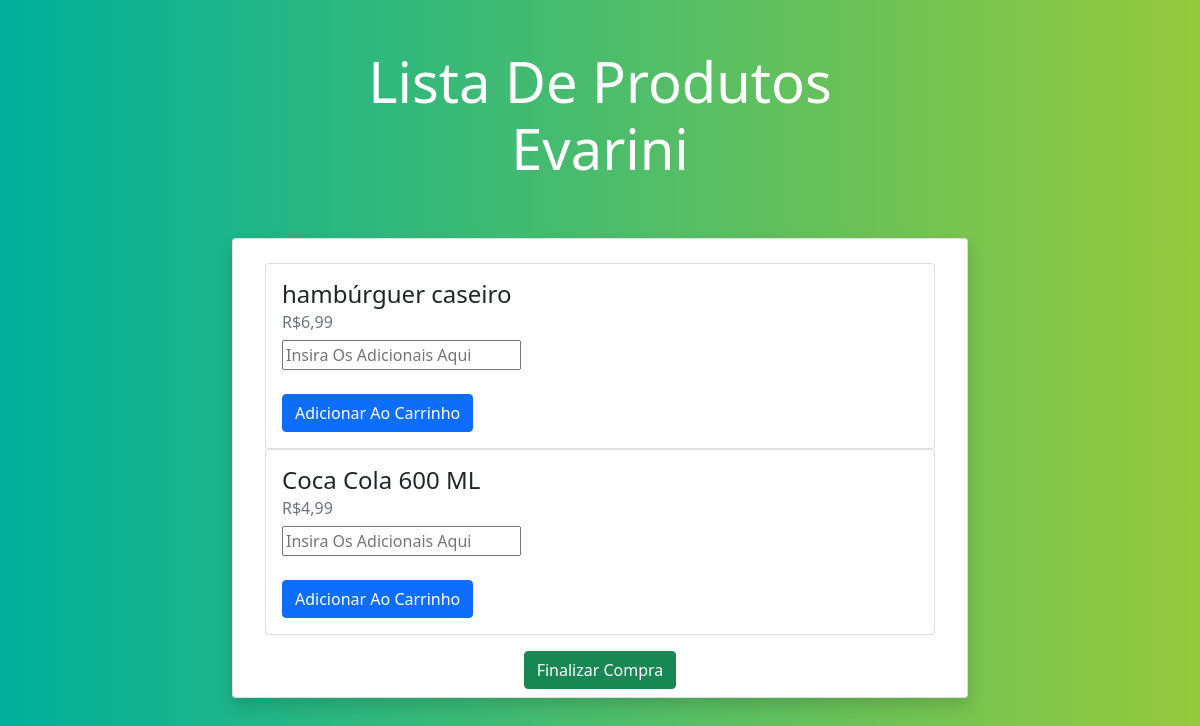
The app's page /produtos-evarini.php (signed in) with its own data.
### tables this page shows
CREATE TABLE `produtos` (
  `id` int(50) NOT NULL,
  `imagem` varchar(50) NOT NULL,
  `nome` varchar(50) NOT NULL,
  `preco` varchar(50) NOT NULL,
  `adicional_1` varchar(50) NOT NULL,
  `adicional_2` varchar(50) NOT NULL,
  `adicional_3` varchar(50) NOT NULL,
  `adicional_4` varchar(50) NOT NULL,
  `adicional_5` varchar(50) NOT NULL,
  `adicional_6` varchar(50) NOT NULL,
  `adicional_7` varchar(50) NOT NULL,
  `adicional_8` varchar(50) NOT NULL,
  `adicional_9` varchar(50) NOT NULL
);

### functions/product.php (called while the page is built, shortened)
<?php
function getProducts($pdo){
	$sql = "SELECT *  FROM produtos ";
	$stmt = $pdo->prepare($sql);
	$stmt->execute();
	return $stmt->fetchAll(PDO::FETCH_ASSOC);
}

### produtos-evarini.php (the view, shortened to what this page needs)
<!DOCTYPE html>
<html>
<head>
    <link rel="stylesheet" href="sweetalert2.min.css">
    <link href="https://cdn.jsdelivr.net/npm/bootstrap@5.1.3/dist/css/bootstrap.min.css" rel="stylesheet">
</head>
<body>
<div class="container py-5">
    <div class="row text-center text-white mb-5">
        <div class="col-lg-7 mx-auto">
            <h1 class="display-4">Lista De Produtos Evarini</h1>
        </div>
    </div>
    <div class="row">
        <div class="col-lg-8 mx-auto">
            <ul class="list-group shadow">
                <li class="list-group-item">
                    <div class="media align-items-lg-center flex-column flex-lg-row p-3">
                        <div class="media-body order-2 order-lg-1">
<?php
    require_once "functions/product.php";
    $pdoConnection = require_once "connection.php";
    $products = getProducts($pdoConnection);
?>
<!DOCTYPE html>
<html lang="pt-br">
<body>
            <?php foreach($products as $product) : ?>
                    <div class="card">
                        <div class="card-body">
                             <h4 class="card-title"><?php echo $product['nome']?></h4>
                             <h6 class="card-subtitle mb-2 text-muted">
                                R$<?php echo number_format($product['preco'], 2, ',', '.')?>
                             </h6>
                               <form action="carrinho.php" method="POST">
                                <input type="text" name="adicionais" id="adicionais"  placeholder="Insira Os Adicionais Aqui">
                                <br><br>
                             <button type="submit" class="btn btn-primary" name="submit">Adicionar Ao Carrinho</button>
                                </form>
                        </div>
                    </div>
                </div>
            <?php endforeach;?>
          <center>  <a class="btn btn-success" href="carrinho-final.php" class="card-link">Finalizar Compra</a> </center>
        </div>
    </div>
</body>
</html>
</body>
</html>

### produtos-evarini.php (style rules this page uses)
body { background: #00b09b; background: -webkit-linear-gradient(to right, #00b09b, #96c93d); background: linear-gradient(to right, #00b09b, #96c93d); min-height: 100vh; }

### records on screen
produtos: nome "hambúrguer caseiro", preco "6,99"
produtos: nome "Coca Cola 600 ML", preco "4,99"
